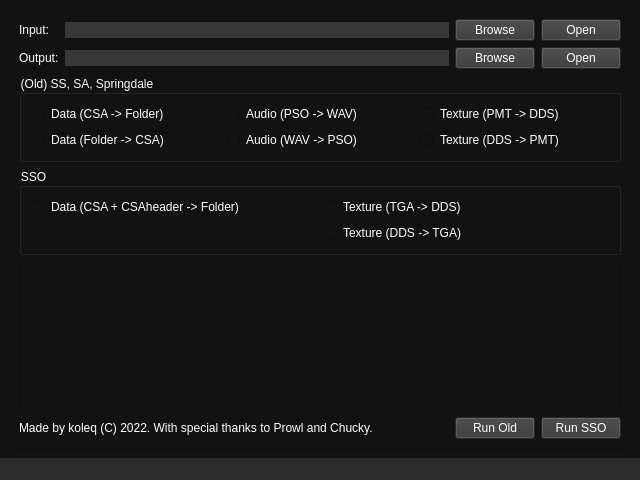
<?xml version="1.0" encoding="UTF-8"?>
<ui version="4.0">
 <class>MainWindow</class>
 <widget class="QMainWindow" name="MainWindow">
  <property name="geometry">
   <rect>
    <x>0</x>
    <y>0</y>
    <width>640</width>
    <height>480</height>
   </rect>
  </property>
  <property name="windowTitle">
   <string>PixelTales Tool</string>
  </property>
  <property name="windowIcon">
   <iconset>
    <normaloff>PXStudioEngine.ico</normaloff>PXStudioEngine.ico</iconset>
  </property>
  <property name="styleSheet">
   <string notr="true">background-color: #2c2c2c;</string>
  </property>
  <widget class="QWidget" name="centralwidget">
   <property name="styleSheet">
    <string notr="true">background-color: #121212;</string>
   </property>
   <layout class="QGridLayout" name="gridLayout">
    <item row="0" column="0">
     <widget class="QFrame" name="body">
      <property name="frameShape">
       <enum>QFrame::StyledPanel</enum>
      </property>
      <property name="frameShadow">
       <enum>QFrame::Raised</enum>
      </property>
      <layout class="QGridLayout" name="gridLayout_2">
       <item row="1" column="2">
        <widget class="QPushButton" name="output_browse_button">
         <property name="styleSheet">
          <string notr="true">background-color: #383838; Color: #FFFFFF</string>
         </property>
         <property name="text">
          <string>Browse</string>
         </property>
        </widget>
       </item>
       <item row="4" column="0" colspan="4">
        <widget class="QTextBrowser" name="console"/>
       </item>
       <item row="1" column="1">
        <widget class="QLineEdit" name="output_bar">
         <property name="styleSheet">
          <string notr="true">background-color: #383838; Border: None; Color: #FFFFFF;</string>
         </property>
        </widget>
       </item>
       <item row="0" column="0">
        <widget class="QLabel" name="input_label">
         <property name="styleSheet">
          <string notr="true">Color: #FFFFFF</string>
         </property>
         <property name="text">
          <string>Input:</string>
         </property>
        </widget>
       </item>
       <item row="1" column="0">
        <widget class="QLabel" name="output_label">
         <property name="styleSheet">
          <string notr="true">Color: #FFFFFF</string>
         </property>
         <property name="text">
          <string>Output:</string>
         </property>
        </widget>
       </item>
       <item row="1" column="3">
        <widget class="QPushButton" name="output_open_button">
         <property name="styleSheet">
          <string notr="true">background-color: #383838; Color: #FFFFFF</string>
         </property>
         <property name="text">
          <string>Open</string>
         </property>
        </widget>
       </item>
       <item row="0" column="1">
        <widget class="QLineEdit" name="input_bar">
         <property name="styleSheet">
          <string notr="true">background-color: #383838; Border: None; Color: #FFFFFF;</string>
         </property>
        </widget>
       </item>
       <item row="0" column="3">
        <widget class="QPushButton" name="input_open_button">
         <property name="styleSheet">
          <string notr="true">background-color: #383838; Color: #FFFFFF</string>
         </property>
         <property name="text">
          <string>Open</string>
         </property>
        </widget>
       </item>
       <item row="2" column="0" colspan="4">
        <widget class="QGroupBox" name="old_games_group">
         <property name="styleSheet">
          <string notr="true">Color: #FFFFFF</string>
         </property>
         <property name="title">
          <string>(Old) SS, SA, Springdale</string>
         </property>
         <layout class="QGridLayout" name="gridLayout_3">
          <item row="0" column="2">
           <widget class="QRadioButton" name="old_texture_export_radio">
            <property name="text">
             <string>Texture (PMT -&gt; DDS)</string>
            </property>
           </widget>
          </item>
          <item row="0" column="1">
           <widget class="QRadioButton" name="old_audio_export_radio">
            <property name="text">
             <string>Audio (PSO -&gt; WAV)</string>
            </property>
           </widget>
          </item>
          <item row="1" column="2">
           <widget class="QRadioButton" name="old_texture_import_radio">
            <property name="text">
             <string>Texture (DDS -&gt; PMT)</string>
            </property>
           </widget>
          </item>
          <item row="1" column="1">
           <widget class="QRadioButton" name="old_audio_import_radio">
            <property name="text">
             <string>Audio (WAV -&gt; PSO)</string>
            </property>
           </widget>
          </item>
          <item row="0" column="0">
           <widget class="QRadioButton" name="radioButton">
            <property name="text">
             <string>Data (CSA -&gt; Folder)</string>
            </property>
           </widget>
          </item>
          <item row="1" column="0">
           <widget class="QRadioButton" name="radioButton_2">
            <property name="text">
             <string>Data (Folder -&gt; CSA)</string>
            </property>
           </widget>
          </item>
         </layout>
        </widget>
       </item>
       <item row="0" column="2">
        <widget class="QPushButton" name="input_browse_button">
         <property name="styleSheet">
          <string notr="true">background-color: #383838; Color: #FFFFFF</string>
         </property>
         <property name="text">
          <string>Browse</string>
         </property>
        </widget>
       </item>
       <item row="3" column="0" colspan="4">
        <widget class="QGroupBox" name="online_group">
         <property name="styleSheet">
          <string notr="true">Color: #FFFFFF</string>
         </property>
         <property name="title">
          <string>SSO</string>
         </property>
         <layout class="QGridLayout" name="gridLayout_4">
          <item row="1" column="1">
           <widget class="QRadioButton" name="online_texture_import_radio">
            <property name="text">
             <string>Texture (DDS -&gt; TGA)</string>
            </property>
           </widget>
          </item>
          <item row="0" column="1">
           <widget class="QRadioButton" name="online_texture_export_radio">
            <property name="text">
             <string>Texture (TGA -&gt; DDS)</string>
            </property>
           </widget>
          </item>
          <item row="0" column="0">
           <widget class="QRadioButton" name="radioButton_3">
            <property name="text">
             <string>Data (CSA + CSAheader -&gt; Folder)</string>
            </property>
           </widget>
          </item>
         </layout>
        </widget>
       </item>
       <item row="5" column="3">
        <widget class="QPushButton" name="run_sso_button">
         <property name="styleSheet">
          <string notr="true">background-color: #383838; Color: #FFFFFF</string>
         </property>
         <property name="text">
          <string>Run SSO</string>
         </property>
        </widget>
       </item>
       <item row="5" column="0" colspan="2">
        <widget class="QLabel" name="credits_label">
         <property name="styleSheet">
          <string notr="true">Color: #FFFFFF</string>
         </property>
         <property name="text">
          <string>Made by koleq (C) 2022. With special thanks to Prowl and Chucky.</string>
         </property>
        </widget>
       </item>
       <item row="5" column="2">
        <widget class="QPushButton" name="run_old_button">
         <property name="styleSheet">
          <string notr="true">background-color: #383838; Color: #FFFFFF</string>
         </property>
         <property name="text">
          <string>Run Old</string>
         </property>
        </widget>
       </item>
      </layout>
     </widget>
    </item>
   </layout>
  </widget>
  <widget class="QStatusBar" name="statusbar"/>
 </widget>
 <resources/>
 <connections/>
</ui>
